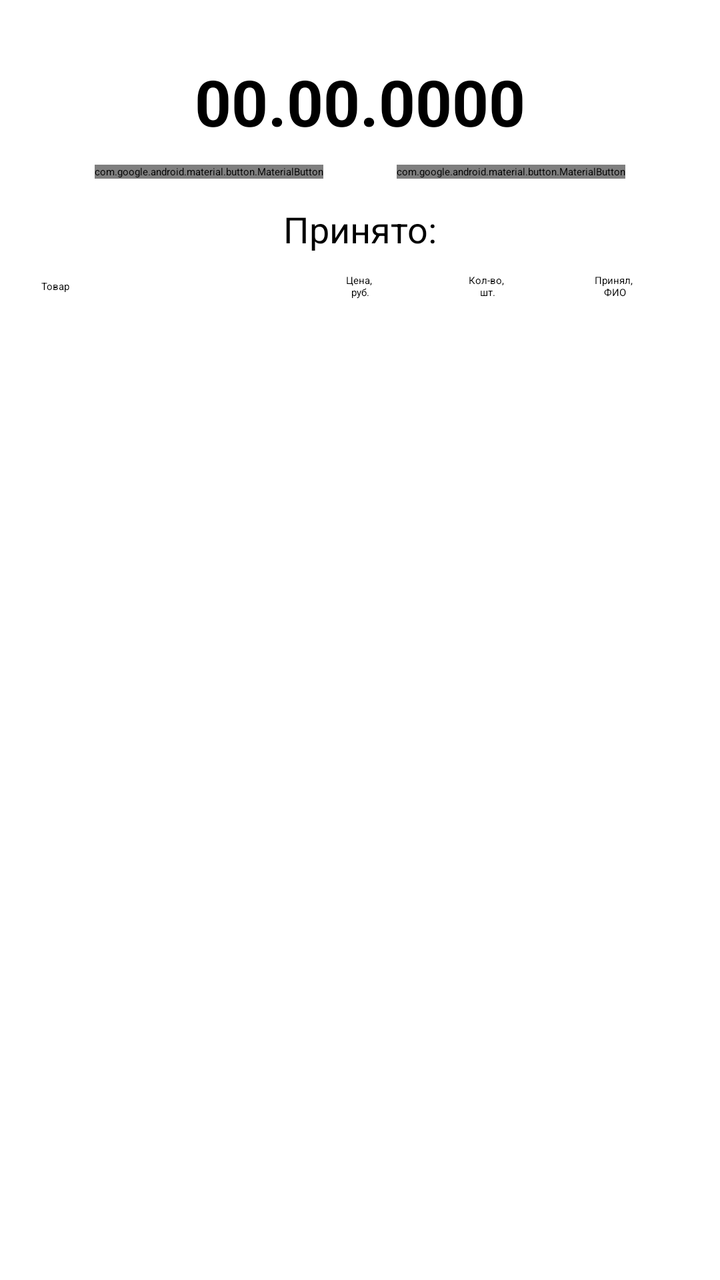
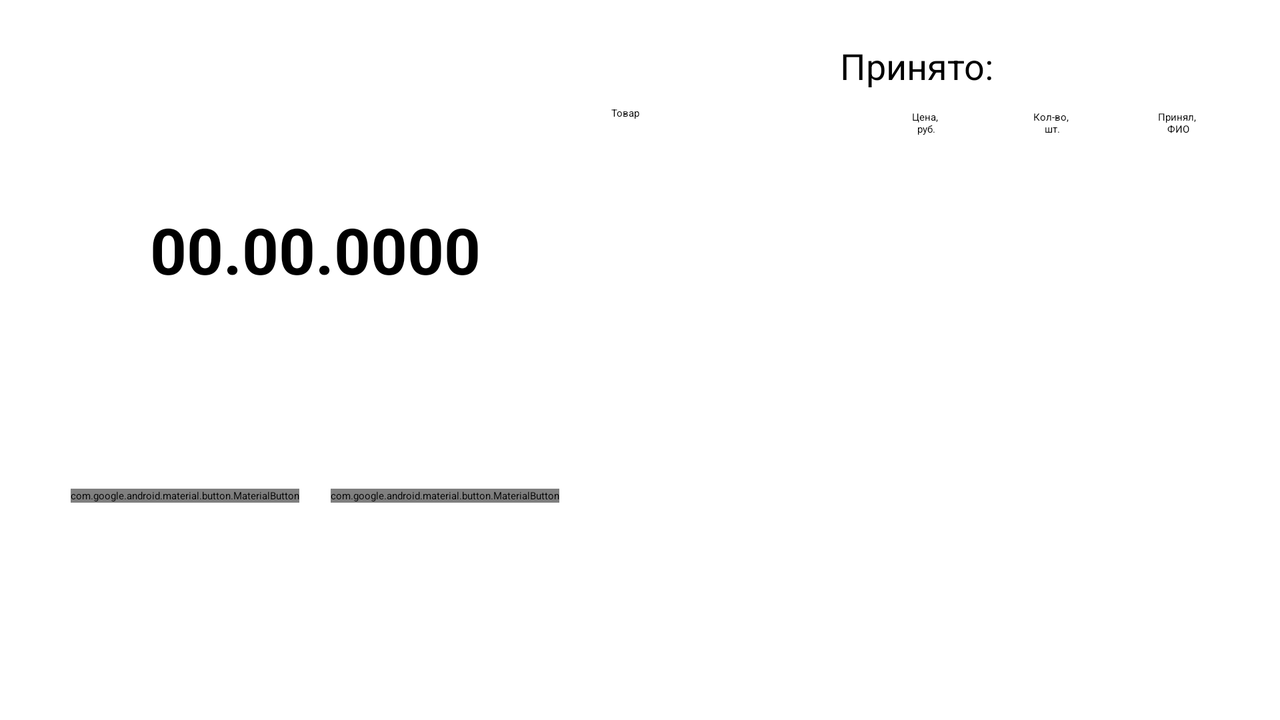

First picture: res/layout/ on a phone held upright. Second picture: the repository's own variant of that layout, on a device whose configuration matches the variant's folder. Source for both follows.
<!-- AndroidManifest.xml: application theme Theme.RemoteAccountingApplication -->
<!-- res/layout/fragment_receipt_report.xml -->
<?xml version="1.0" encoding="utf-8"?>
<androidx.constraintlayout.widget.ConstraintLayout xmlns:android="http://schemas.android.com/apk/res/android"
    xmlns:app="http://schemas.android.com/apk/res-auto"
    xmlns:tools="http://schemas.android.com/tools"
    android:layout_width="match_parent"
    android:layout_height="match_parent"
    tools:context=".ui.fragment.ReceiptReportFragment">

    <androidx.constraintlayout.widget.Guideline
        android:id="@+id/guidelineStart"
        android:layout_width="wrap_content"
        android:layout_height="wrap_content"
        android:orientation="vertical"
        app:layout_constraintGuide_percent="0.03" />

    <androidx.constraintlayout.widget.Guideline
        android:id="@+id/guidelineEnd"
        android:layout_width="wrap_content"
        android:layout_height="wrap_content"
        android:orientation="vertical"
        app:layout_constraintGuide_percent="0.97" />

    <androidx.constraintlayout.widget.Guideline
        android:id="@+id/guidelineTop"
        android:layout_width="wrap_content"
        android:layout_height="wrap_content"
        android:orientation="horizontal"
        app:layout_constraintGuide_percent="0.03" />

    <androidx.constraintlayout.widget.Guideline
        android:id="@+id/guidelineBottom"
        android:layout_width="wrap_content"
        android:layout_height="wrap_content"
        android:orientation="horizontal"
        app:layout_constraintGuide_percent="0.97" />

    <TextView
        android:id="@+id/date"
        android:layout_width="wrap_content"
        android:layout_height="wrap_content"
        android:layout_margin="10dp"
        android:textSize="32sp"
        android:textStyle="bold"
        app:layout_constraintEnd_toEndOf="@id/guidelineEnd"
        app:layout_constraintStart_toStartOf="@id/guidelineStart"
        app:layout_constraintTop_toTopOf="@id/guidelineTop"
        tools:text="00.00.0000" />

    <com.google.android.material.button.MaterialButton
        android:id="@+id/previous_day_btn"
        style="@style/ButtonStyleSize10"
        android:layout_width="wrap_content"
        android:layout_height="wrap_content"
        android:layout_marginTop="10dp"
        android:text="@string/previous_day"
        app:layout_constraintEnd_toStartOf="@id/next_day_btn"
        app:layout_constraintStart_toStartOf="@id/guidelineStart"
        app:layout_constraintTop_toBottomOf="@id/date" />

    <com.google.android.material.button.MaterialButton
        android:id="@+id/next_day_btn"
        style="@style/ButtonStyleSize10"
        android:layout_width="wrap_content"
        android:layout_height="wrap_content"
        android:layout_marginTop="10dp"
        android:text="@string/next_day"
        app:layout_constraintEnd_toEndOf="@id/guidelineEnd"
        app:layout_constraintStart_toEndOf="@+id/previous_day_btn"
        app:layout_constraintTop_toBottomOf="@id/date" />

    <TextView
        android:id="@+id/receipt_title"
        android:layout_width="wrap_content"
        android:layout_height="wrap_content"
        android:layout_margin="10dp"
        android:text="@string/receipt_title"
        android:textSize="18sp"
        app:layout_constraintBottom_toTopOf="@id/product"
        app:layout_constraintEnd_toEndOf="@id/guidelineEnd"
        app:layout_constraintStart_toStartOf="@id/guidelineStart"
        app:layout_constraintTop_toBottomOf="@id/next_day_btn" />

    <TextView
        android:id="@+id/product"
        android:layout_width="0dp"
        android:layout_height="wrap_content"
        android:layout_marginStart="10dp"
        android:text="@string/good"
        app:layout_constraintBottom_toTopOf="@id/recycler_view_report"
        app:layout_constraintEnd_toStartOf="@id/price"
        app:layout_constraintHorizontal_weight="2"
        app:layout_constraintStart_toStartOf="@id/guidelineStart"
        app:layout_constraintTop_toBottomOf="@id/receipt_title" />

    <TextView
        android:id="@+id/price"
        android:layout_width="0dp"
        android:layout_height="wrap_content"
        android:layout_marginTop="10dp"
        android:text="@string/price_rub"
        android:textAlignment="center"
        app:layout_constraintBottom_toTopOf="@id/recycler_view_report"
        app:layout_constraintEnd_toStartOf="@id/remains"
        app:layout_constraintHorizontal_weight="1"
        app:layout_constraintStart_toEndOf="@+id/product"
        app:layout_constraintTop_toBottomOf="@id/receipt_title" />

    <TextView
        android:id="@+id/remains"
        android:layout_width="0dp"
        android:layout_height="wrap_content"
        android:layout_marginTop="10dp"
        android:text="@string/number_value"
        android:textAlignment="center"
        app:layout_constraintBottom_toTopOf="@id/recycler_view_report"
        app:layout_constraintEnd_toStartOf="@id/name"
        app:layout_constraintHorizontal_weight="1"
        app:layout_constraintStart_toEndOf="@+id/price"
        app:layout_constraintTop_toBottomOf="@id/receipt_title" />

    <TextView
        android:id="@+id/name"
        android:layout_width="0dp"
        android:layout_height="wrap_content"
        android:layout_marginTop="10dp"
        android:layout_marginEnd="10dp"
        android:text="@string/name_receipt"
        android:textAlignment="center"
        app:layout_constraintBottom_toTopOf="@id/recycler_view_report"
        app:layout_constraintEnd_toEndOf="@id/guidelineEnd"
        app:layout_constraintHorizontal_weight="1"
        app:layout_constraintStart_toEndOf="@id/remains"
        app:layout_constraintTop_toBottomOf="@id/receipt_title" />

    <androidx.recyclerview.widget.RecyclerView
        android:id="@+id/recycler_view_report"
        android:layout_width="0dp"
        android:layout_height="0dp"
        app:layoutManager="androidx.recyclerview.widget.LinearLayoutManager"
        app:layout_constraintBottom_toBottomOf="@id/guidelineBottom"
        app:layout_constraintEnd_toEndOf="@id/guidelineEnd"
        app:layout_constraintStart_toStartOf="@id/guidelineStart"
        app:layout_constraintTop_toBottomOf="@id/product" />

</androidx.constraintlayout.widget.ConstraintLayout>
<!-- resources referenced by this layout -->
<resources>
  <string name="good">Товар</string>
  <string name="name_receipt">Принял, \nФИО</string>
  <string name="next_day">Следующий день</string>
  <string name="number_value">Кол-во, \nшт.</string>
  <string name="previous_day">Предыдущий день</string>
  <string name="price_rub">Цена, \nруб.</string>
  <string name="receipt_title">Принято:</string>
  <!-- from res/values-night/ (not used when drawing this layout) -->
  <style name="ButtonStyleSize10" parent="Widget.MaterialComponents.Button">
          <item name="android:backgroundTint">@color/colorSecondary</item>
          <item name="android:textColor">@color/colorOnSecondary</item>
          <item name="cornerRadius">20dp</item>
          <item name="android:textSize">10sp</item>
      </style>
  <!-- from res/values-night/ (not used when drawing this layout) -->
  <style name="Theme.RemoteAccountingApplication" parent="Theme.Material3.DayNight.NoActionBar">
          <item name="colorPrimary">@color/colorPrimary</item>
          <item name="colorPrimaryDark">@color/colorPrimaryDark</item>
          <item name="colorPrimaryVariant">@color/colorPrimaryVariant</item>
  
          <item name="colorSecondary">@color/colorSecondary</item>
  
          <item name="colorOnPrimary">@color/colorOnPrimary</item>
          <item name="colorOnSecondary">@color/colorOnSecondary</item>
  
          <item name="colorOnSurface">@color/textColor</item>
  
          <item name="android:windowBackground">@color/windowBackgroundColor</item>
          <item name="android:textColor">@color/textColor</item>
  
          <item name="android:popupMenuStyle">@style/PopupMenuBackground</item>
  
          <item name="popupTheme">@style/OptionsMenuStyle</item>
  
          <item name="textInputStyle">@style/HintColor</item>
  
          <item name="iconTint">@color/textColor</item>
          <item name="tint">@color/textColor</item>
  
          <item name="snackbarStyle">@style/SnackBarBackground</item>
          <item name="snackbarTextViewStyle">@style/SnackBarTextColor</item>
  
      </style>
  <color name="colorSecondary">#fdc41d</color>
  <color name="colorOnSecondary">@color/black</color>
  <color name="colorPrimary">@color/black</color>
  <color name="colorPrimaryDark">#fdc41d</color>
  <color name="colorPrimaryVariant">#fdc41d</color>
  <color name="colorOnPrimary">@color/white</color>
  <color name="textColor">@color/black</color>
  <color name="windowBackgroundColor">@color/white</color>
  <!-- from res/values-night/ (not used when drawing this layout) -->
  <style name="PopupMenuBackground">
          <item name="android:popupBackground">@color/windowBackgroundColor</item>
          <item name="android:popupElevation">10dp</item>
      </style>
  <!-- from res/values-night/ (not used when drawing this layout) -->
  <style name="OptionsMenuStyle" parent="Theme.AppCompat.DayNight">
          <item name="android:itemBackground">@color/windowBackgroundColor</item>
          <item name="android:popupBackground">@color/windowBackgroundColor</item>
      </style>
  <!-- from res/values-night/ (not used when drawing this layout) -->
  <style name="HintColor" parent="Widget.MaterialComponents.TextInputLayout.OutlinedBox">
          <item name="android:textColorHint">@color/grey_variant</item>
      </style>
  <!-- from res/values-night/ (not used when drawing this layout) -->
  <style name="SnackBarBackground" parent="Widget.MaterialComponents.Snackbar">
          <item name="backgroundTint">@color/grey</item>
      </style>
  <!-- from res/values-night/ (not used when drawing this layout) -->
  <style name="SnackBarTextColor" parent="Widget.MaterialComponents.Snackbar.TextView">
          <item name="android:textColor">@color/colorOnSecondary</item>
      </style>
  <color name="black">#FF000000</color>
  <color name="white">#FFFFFFFF</color>
  <color name="grey_variant">#525151</color>
  <color name="grey">#BCBABA</color>
</resources>
<!-- res/layout-land/fragment_receipt_report.xml (the repository's variant of the layout above) -->
<!-- drawn on the phone turned sideways -->
<?xml version="1.0" encoding="utf-8"?>
<androidx.constraintlayout.widget.ConstraintLayout xmlns:android="http://schemas.android.com/apk/res/android"
    xmlns:app="http://schemas.android.com/apk/res-auto"
    xmlns:tools="http://schemas.android.com/tools"
    android:layout_width="match_parent"
    android:layout_height="match_parent"
    tools:context=".ui.fragment.ReceiptReportFragment">

    <androidx.constraintlayout.widget.Guideline
        android:id="@+id/guidelineStart"
        android:layout_width="wrap_content"
        android:layout_height="wrap_content"
        android:orientation="vertical"
        app:layout_constraintGuide_percent="0.03" />

    <androidx.constraintlayout.widget.Guideline
        android:id="@+id/guidelineEnd"
        android:layout_width="wrap_content"
        android:layout_height="wrap_content"
        android:orientation="vertical"
        app:layout_constraintGuide_percent="0.97" />

    <androidx.constraintlayout.widget.Guideline
        android:id="@+id/guidelineTop"
        android:layout_width="wrap_content"
        android:layout_height="wrap_content"
        android:orientation="horizontal"
        app:layout_constraintGuide_percent="0.03" />

    <androidx.constraintlayout.widget.Guideline
        android:id="@+id/guidelineBottom"
        android:layout_width="wrap_content"
        android:layout_height="wrap_content"
        android:orientation="horizontal"
        app:layout_constraintGuide_percent="0.97" />

    <FrameLayout
        android:id="@+id/swiping"
        android:layout_width="0dp"
        android:layout_height="0dp"
        app:layout_constraintHorizontal_weight="1.7"
        app:layout_constraintBottom_toBottomOf="@id/guidelineBottom"
        app:layout_constraintEnd_toStartOf="@id/recycling_frame"
        app:layout_constraintStart_toStartOf="@id/guidelineStart"
        app:layout_constraintTop_toTopOf="@id/guidelineTop">

        <androidx.constraintlayout.widget.ConstraintLayout
            android:layout_width="match_parent"
            android:layout_height="match_parent">

            <TextView
                android:id="@+id/date"
                android:layout_width="wrap_content"
                android:layout_height="wrap_content"
                android:layout_margin="10dp"
                android:textSize="32sp"
                android:textStyle="bold"
                app:layout_constraintEnd_toEndOf="parent"
                app:layout_constraintStart_toStartOf="parent"
                app:layout_constraintTop_toTopOf="parent"
               app:layout_constraintBottom_toBottomOf="parent"
                app:layout_constraintVertical_bias="0.3"
                tools:text="00.00.0000" />

            <com.google.android.material.button.MaterialButton
                android:id="@+id/previous_day_btn"
                style="@style/ButtonStyleSize10"
                android:layout_width="wrap_content"
                android:layout_height="wrap_content"
                android:text="@string/previous_day"
                app:layout_constraintBottom_toBottomOf="parent"
                app:layout_constraintEnd_toStartOf="@id/next_day_btn"
                app:layout_constraintStart_toStartOf="parent"
                app:layout_constraintTop_toBottomOf="@id/date"
                app:layout_constraintVertical_weight="2"/>

            <com.google.android.material.button.MaterialButton
                android:id="@+id/next_day_btn"
                style="@style/ButtonStyleSize10"
                android:layout_width="wrap_content"
                android:layout_height="wrap_content"
                android:text="@string/next_day"
                app:layout_constraintBottom_toBottomOf="parent"
                app:layout_constraintEnd_toEndOf="parent"
                app:layout_constraintStart_toEndOf="@+id/previous_day_btn"
                app:layout_constraintVertical_weight="2"
                app:layout_constraintTop_toBottomOf="@id/date" />
        </androidx.constraintlayout.widget.ConstraintLayout>

    </FrameLayout>

    <FrameLayout
        android:id="@+id/recycling_frame"
        android:layout_width="0dp"
        android:layout_height="0dp"
        app:layout_constraintHorizontal_weight="2"
        app:layout_constraintBottom_toBottomOf="@id/guidelineBottom"
        app:layout_constraintEnd_toEndOf="@id/guidelineEnd"
        app:layout_constraintStart_toEndOf="@id/swiping"
        app:layout_constraintTop_toTopOf="@id/guidelineTop">

        <androidx.constraintlayout.widget.ConstraintLayout
            android:layout_width="match_parent"
            android:layout_height="match_parent">

            <TextView
                android:id="@+id/receipt_title"
                android:layout_width="wrap_content"
                android:layout_height="wrap_content"
                android:layout_margin="10dp"
                android:text="@string/receipt_title"
                android:textSize="18sp"
                app:layout_constraintEnd_toEndOf="parent"
                app:layout_constraintStart_toStartOf="parent"
                app:layout_constraintTop_toTopOf="parent" />

            <TextView
                android:id="@+id/product"
                android:layout_width="0dp"
                android:layout_height="wrap_content"
                android:layout_marginStart="10dp"
                android:text="@string/good"
                app:layout_constraintBottom_toTopOf="@id/recycler_view_report"
                app:layout_constraintEnd_toStartOf="@id/price"
                app:layout_constraintHorizontal_weight="2"
                app:layout_constraintStart_toStartOf="parent"
                app:layout_constraintTop_toBottomOf="@id/receipt_title" />

            <TextView
                android:id="@+id/price"
                android:layout_width="0dp"
                android:layout_height="wrap_content"
                android:layout_marginTop="10dp"
                android:text="@string/price_rub"
                android:textAlignment="center"
                app:layout_constraintBottom_toTopOf="@id/recycler_view_report"
                app:layout_constraintEnd_toStartOf="@id/remains"
                app:layout_constraintHorizontal_weight="1"
                app:layout_constraintStart_toEndOf="@+id/product"
                app:layout_constraintTop_toBottomOf="@id/receipt_title" />

            <TextView
                android:id="@+id/remains"
                android:layout_width="0dp"
                android:layout_height="wrap_content"
                android:layout_marginTop="10dp"
                android:text="@string/number_value"
                android:textAlignment="center"
                app:layout_constraintBottom_toTopOf="@id/recycler_view_report"
                app:layout_constraintEnd_toStartOf="@id/name"
                app:layout_constraintHorizontal_weight="1"
                app:layout_constraintStart_toEndOf="@+id/price"
                app:layout_constraintTop_toBottomOf="@id/receipt_title" />

            <TextView
                android:id="@+id/name"
                android:layout_width="0dp"
                android:layout_height="wrap_content"
                android:layout_marginTop="10dp"
                android:text="@string/name_receipt"
                android:textAlignment="center"
                app:layout_constraintBottom_toTopOf="@id/recycler_view_report"
                app:layout_constraintEnd_toEndOf="parent"
                app:layout_constraintHorizontal_weight="1"
                app:layout_constraintStart_toEndOf="@id/remains"
                app:layout_constraintTop_toBottomOf="@id/receipt_title" />

            <androidx.recyclerview.widget.RecyclerView
                android:id="@+id/recycler_view_report"
                android:layout_width="match_parent"
                android:layout_height="0dp"
                app:layoutManager="androidx.recyclerview.widget.LinearLayoutManager"
                app:layout_constraintBottom_toBottomOf="parent"
                app:layout_constraintEnd_toEndOf="parent"
                app:layout_constraintStart_toEndOf="parent"
                app:layout_constraintTop_toBottomOf="@id/product" />
        </androidx.constraintlayout.widget.ConstraintLayout>

    </FrameLayout>




</androidx.constraintlayout.widget.ConstraintLayout>
